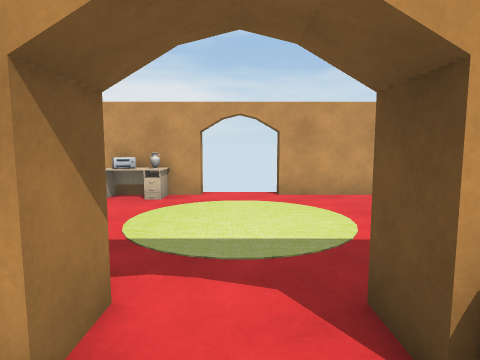
[1] (above)

16 first-person views from a walk through a scene from a Unity 3-D project. The camera is 1.3 m above the floor, tilts 6° down and sees 75° across. The floor is counted in squares, 1 m on a side. Each view is taken from the middle of a square. On the plan, view 1 faces up. The plan holds only what a view shows up to about 14 squares ahead; the rest is blank. Some surface patterns are stand-ins.

[2]
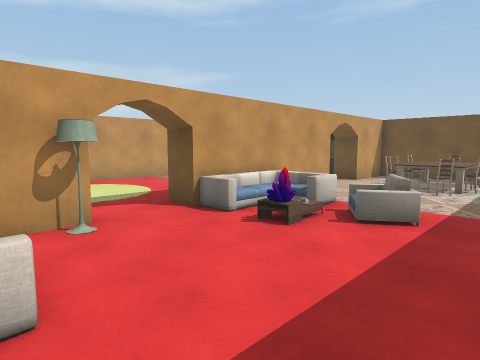

[3]
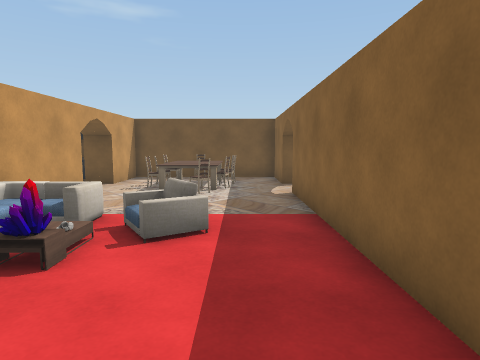

[4]
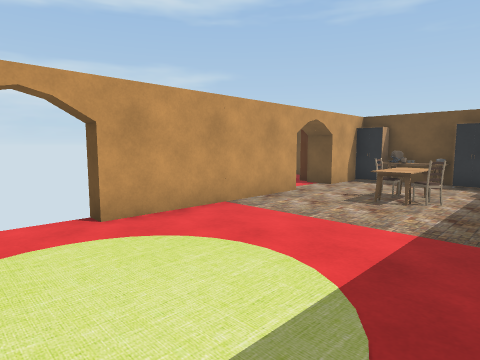

[5]
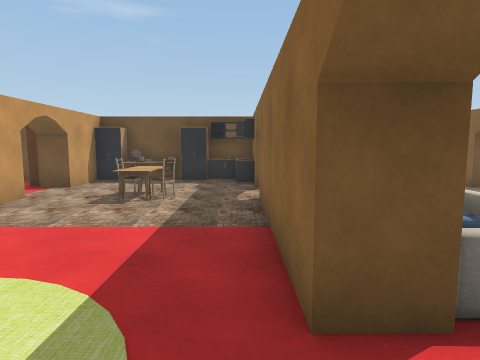

[6]
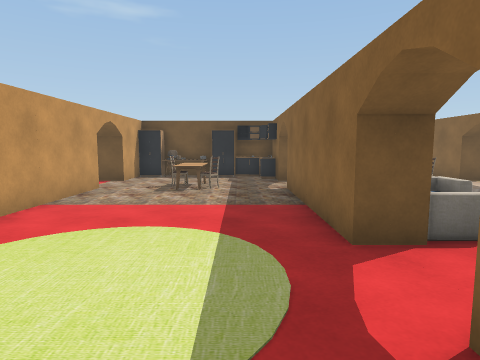

[7]
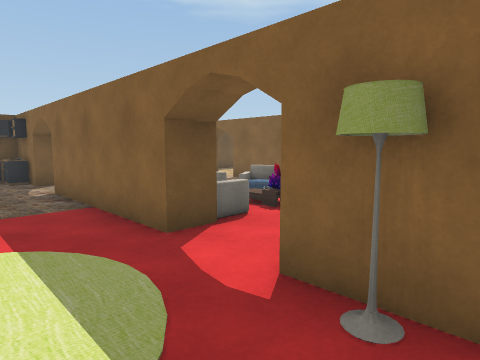

[8]
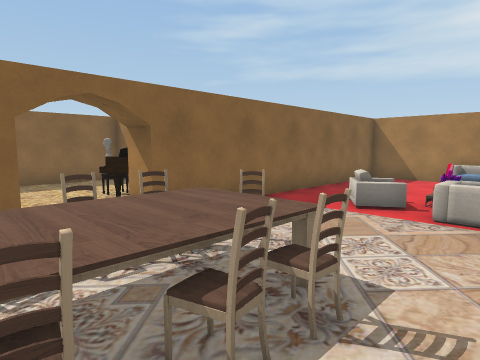

[9]
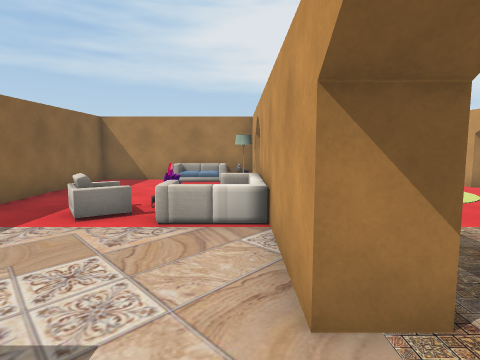

[10]
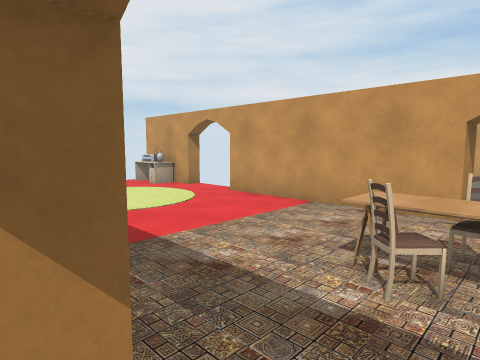

[11]
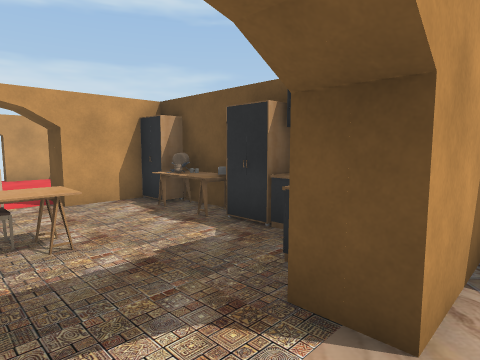

[12]
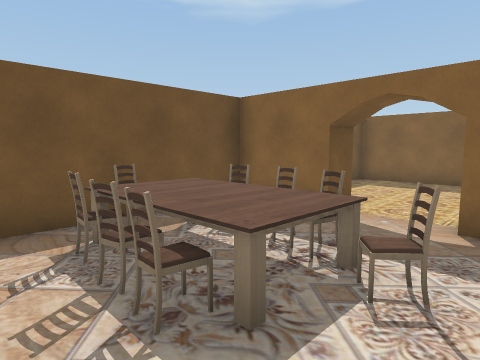

[13]
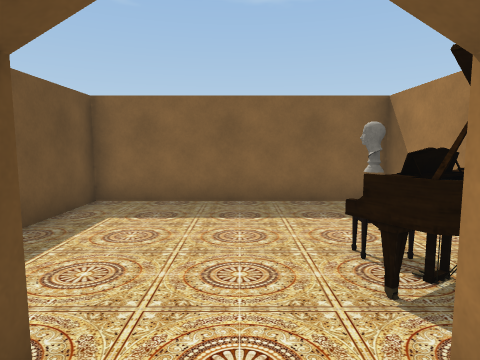

[14]
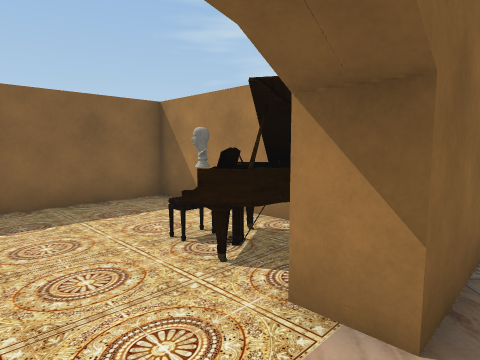

[15]
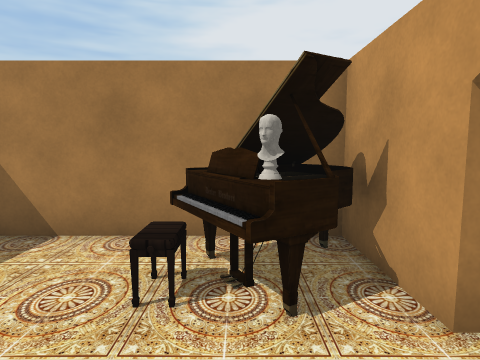

[16]
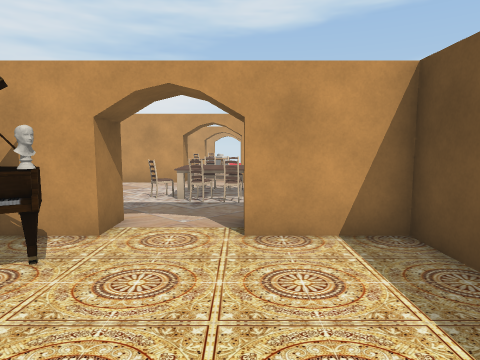

### Floor plan
Points are (right, up) in squares from view 1. A wall is a line through its corners. A room is listed if a view was taken in it or the views show most of it. See-through windows are left out.
Room 1 (views 1, 2, 3, 8, 9, 11, 12, 13, 14)
walls: (6.9, 1.5) (1.1, 1.5); (-1.1, 1.5) (-3.1, 1.5); (9.1, -5.5) (9.1, -4.5) (11.5, -4.5) (11.5, 1.5) (9.1, 1.5); (-3.5, 1.5) (-3.5, -4.5) (6.9, -4.5) (6.9, -5.5)
ways out: opening at (0, 2) to room 2; opening at (8, 2) to room 2; opening at (8, -5) to room 3; gap at (11, -1)
objects: sofa (-3, 0); lamp (-2, 1) to (-1, 1); crystal (1, -1); sofa (1, 1); chair (2, -2) to (3, -1); chair (7, -2); chair (8, -3); table (8, -2) to (10, -1); chair (8, 0); chair (9, -3); chair (9, 0); chair (10, -3); chair (11, -2)
Room 2 (views 4, 5, 6, 7, 10)
walls: (1.1, 1.5) (1.1, 2.5) (6.9, 2.5) (6.9, 1.5); (6.9, 8.5) (1.1, 8.5); (-1.1, 8.5) (-4, 8.5); (9.1, 1.5) (9.1, 2.5) (11.5, 2.5) (11.5, 7.5); (-2.8, 2.5) (-1.1, 2.5) (-1.1, 1.5); (11, 8.5) (9.1, 8.5)
ways out: opening at (0, 2) to room 1; opening at (8, 2) to room 1; opening at (8, 9); gap at (-1, 9); gap at (1, 9)
objects: printer (-3, 8); lamp (-2, 3); other object (-2, 8); chair (7, 5); table (7, 5) to (8, 6); chair (8, 6); table (10, 3); other object (10, 7); cabinet (11, 3); table (11, 4); cabinet (11, 5); other object (11, 6); other object (11, 7); cabinet (11, 8)
Room 3 (views 15, 16)
walls: (6.9, -5.5) (4.5, -5.5) (4.5, -11.5) (11.5, -11.5) (11.5, -8.9); (11.5, -6.9) (11.5, -5.5) (9.1, -5.5)
ways out: opening at (8, -5) to room 1
objects: chair (5, -8); piano (5, -8) to (6, -6)

Where each view was taken, in squares from view 1:
view 1: 0 up, 0 right, facing up
view 2: 4 down, 3 left, facing up-right
view 3: 3 down, 2 left, facing right
view 4: 3 up, 1 left, facing up-right
view 5: 3 up, 1 left, facing right
view 6: 4 up, 3 left, facing right
view 7: 5 up, 3 left, facing down-right
view 8: 1 up, 10 right, facing down-left
view 9: 1 up, 9 right, facing left
view 10: 2 up, 8 right, facing up-left
view 11: 1 up, 7 right, facing up-right
view 12: 1 up, 6 right, facing down-right
view 13: 4 down, 8 right, facing down
view 14: 4 down, 9 right, facing down-left
view 15: 7 down, 9 right, facing left
view 16: 10 down, 9 right, facing up
